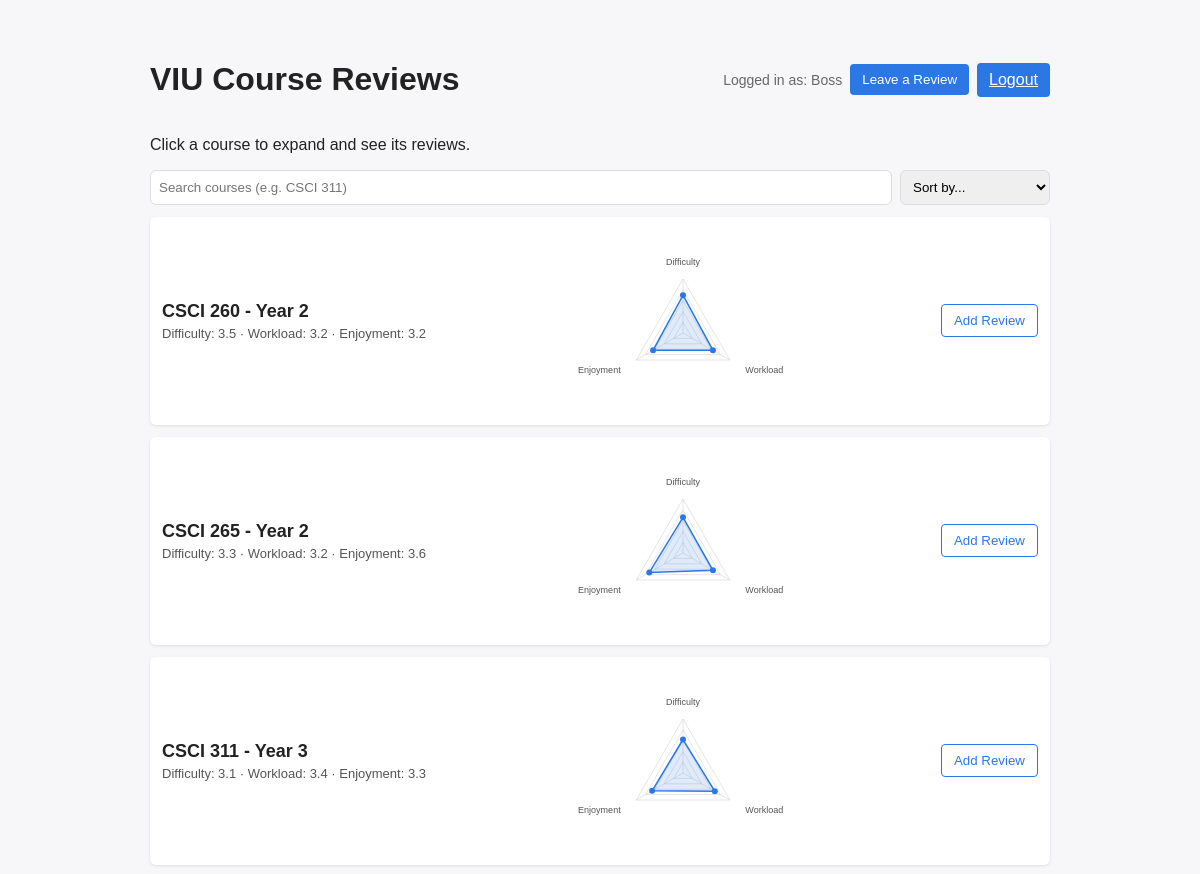
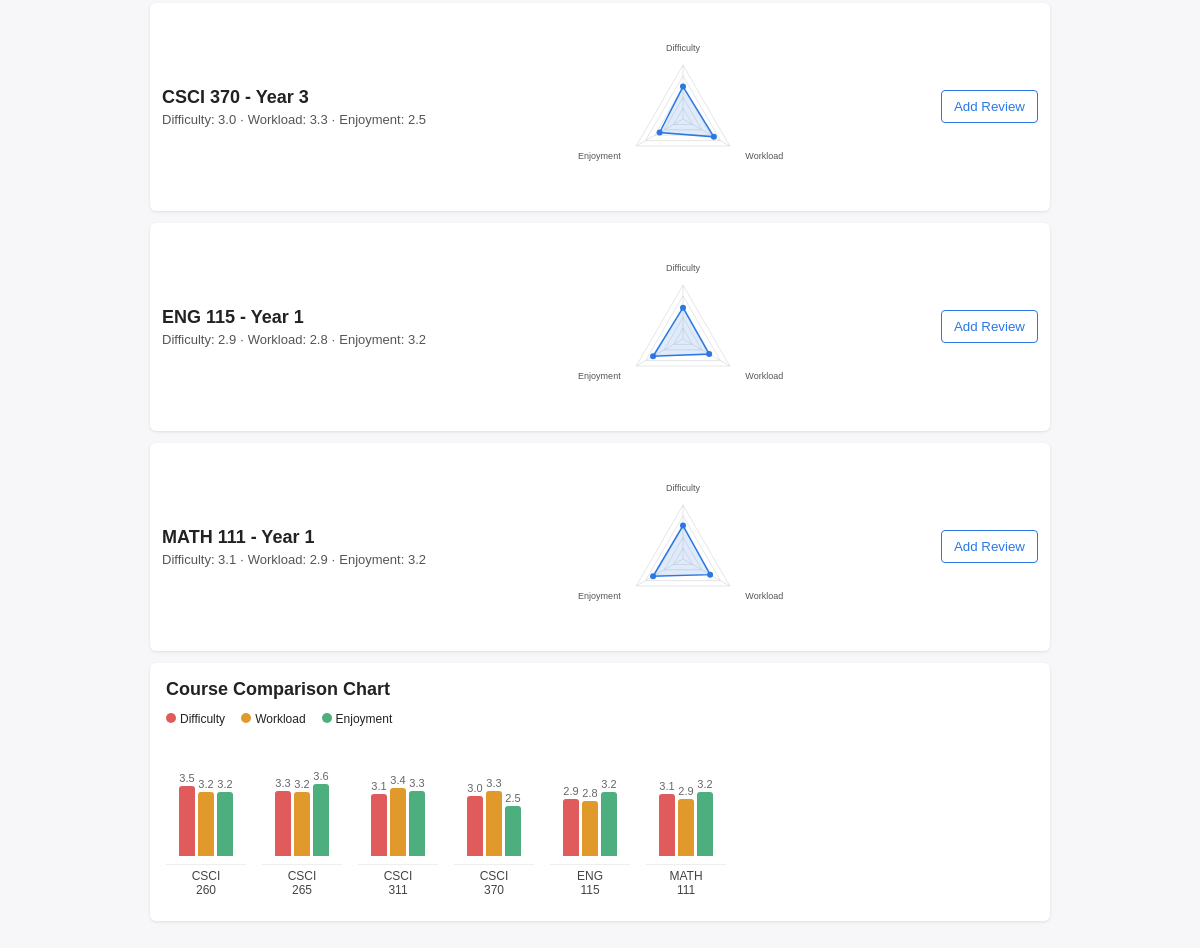
Screenshot of / (signed in) with the database file from the repository (2 pictures, top to bottom).
### app.py (models this page shows, shortened)
class Users(UserMixin, db.Model):
    __tablename__ = 'user'
    id = db.Column(db.Integer, primary_key=True)
    username = db.Column(db.String(50), unique=True, nullable=False)
    password = db.Column(db.String(50), nullable=False)
    roles = db.relationship('Role', secondary=roles_users, backref='roled')

class CourseModel(db.Model):
    id = db.Column(db.Integer, primary_key=True)  # course number e.g. 311
    program = db.Column(db.String(32), nullable=False)  # e.g. CSCI
    courseYear = db.Column(db.Integer, nullable=False)
    reviews = db.relationship('ReviewModel', backref='course', cascade='all, delete-orphan', lazy=True)
    def average_ratings(self):
        if not self.reviews:
            return {'difficulty': None, 'workLoad': None, 'enjoyment': None}
        count = len(self.reviews)
        avg_d = sum(r.difficulty for r in self.reviews) / count
        avg_w = sum(r.workLoad for r in self.reviews) / count
        avg_e = sum(r.enjoyment for r in self.reviews) / count
        return {
            'difficulty': round(avg_d, 1),
            'workLoad': round(avg_w, 1),
            'enjoyment': round(avg_e, 1)
        }

### app.py (the view)
@app.route('/')
def home():
    courses = get_courses()
    return render_template('home.html', courses=courses)

### app.py (called while the page is built)
def get_courses():
    courses = {}
    for c in CourseModel.query.order_by(CourseModel.program, CourseModel.id).all():
        courses[c.id] = c
    return courses

@login_manager.user_loader
def loadUser(user_id):
    return Users.query.get(int(user_id))

### templates/home.html (shortened to what this page needs)
<!DOCTYPE html>
<html>
<head>
</head>
<body>
    <div class="container">
        <div class="header">
            <h1>VIU Course Reviews</h1>
            <div style="display: flex; gap: 8px; align-items: center;">
                {% if current_user.is_authenticated %}
                <span style="color: #666; font-size: 14px;">Logged in as: {{ current_user.username }}</span>
                <button class="btn" onclick="location.href='/createReview'">Leave a Review</button>
                <a class="btn" href="/logout">Logout</a>
                {% else %}
                <a class="btn" href="/login">Login</a>
                <a class="btn" href="/register">Register</a>
                {% endif %}
            </div>
        </div>
        <p>Click a course to expand and see its reviews.</p>
        <div style="margin: 12px 0; display: flex; gap: 8px;">
            <input id="course-search" placeholder="Search courses (e.g. CSCI 311)"
                   style="flex: 1; padding: 8px; border-radius: 6px; border: 1px solid #ddd;" />
            <select id="course-sort" style="padding: 8px; border-radius: 6px; border: 1px solid #ddd;">
                <option value="">Sort by...</option>
            </select>
        </div>
        <div id="course-list">
            {% for num, c in courses.items() %}
            {% set avg = c.average_ratings() %}
            <div class="card"
                 data-search="{{ c.program }} {{ c.id }}"
                 data-difficulty="{{ avg.difficulty if avg.difficulty is not none else '' }}"
                 data-workload="{{ avg.workLoad if avg.workLoad is not none else '' }}"
                 data-enjoyment="{{ avg.enjoyment if avg.enjoyment is not none else '' }}">
                <details>
                    <summary>
                        <div class="course-row">
                            <div>
                                <div class="course-title">{{ c.program }} {{ c.id }} - Year {{ c.courseYear }}</div>
                                <div style="font-size: 13px; color: #555; margin-top: 4px;">
                                    {% if avg.difficulty is not none %}
                                    Difficulty: {{ avg.difficulty }} · Workload: {{ avg.workLoad }} · Enjoyment: {{ avg.enjoyment }}
                                    {% else %}
                                    No ratings yet
                                    {% endif %}
                                </div>
                            </div>
                            <div class="triangle-chart"
                                 data-difficulty="{{ avg.difficulty if avg.difficulty is not none else 0 }}"
                                 data-workload="{{ avg.workLoad if avg.workLoad is not none else 0 }}"
                                 data-enjoyment="{{ avg.enjoyment if avg.enjoyment is not none else 0 }}">
                            </div>
                            {% if current_user.is_authenticated %}
                            <button class="btn outline" onclick="location.href='/createReview?course={{ c.id }}'; event.stopPropagation();">
                                Add Review
                            </button>
                            {% else %}
                            <button class="btn outline" onclick="location.href='/login'; event.stopPropagation();">
                                Login to leave a review
                            </button>
                            {% endif %}
                        </div>
                    </summary>
                </details>
            </div>
            {% endfor %}
        </div>
        <div class="chart-card">
            <details open>
                <summary style="list-style: none; font-size: 18px; font-weight: 600;">
                    Course Comparison Chart
                </summary>
                <div style="margin-top: 12px;">
                    <div class="chart-legend">
                        <span><span class="legend-dot" style="background:#e05c5c;"></span>Difficulty</span>
                        <span><span class="legend-dot" style="background:#e09a2b;"></span>Workload</span>
                        <span><span class="legend-dot" style="background:#4caf7d;"></span>Enjoyment</span>
                    </div>
                    {% set has_any = namespace(value=false) %}
                    {% for num, c in courses.items() %}
                    {% set avg = c.average_ratings() %}
                    {% if avg.difficulty is not none %}{% set has_any.value = true %}{% endif %}
                    {% endfor %}
                    {% if has_any.value %}
                    <div class="chart-body">
                        {% for num, c in courses.items() %}
                        {% set avg = c.average_ratings() %}
                        {% if avg.difficulty is not none %}
                        <div class="chart-course">
                            <div class="chart-bars-group">
                                <div class="bar-col">
                                    <span class="bar-val">{{ avg.difficulty }}</span>
                                    <div class="bar-fill bar-difficulty" data-h="{{ (avg.difficulty / 5 * 100)|int }}"></div>
                                </div>
                                <div class="bar-col">
                                    <span class="bar-val">{{ avg.workLoad }}</span>
                                    <div class="bar-fill bar-workload" data-h="{{ (avg.workLoad / 5 * 100)|int }}"></div>
                                </div>
                                <div class="bar-col">
                                    <span class="bar-val">{{ avg.enjoyment }}</span>
                                    <div class="bar-fill bar-enjoyment" data-h="{{ (avg.enjoyment / 5 * 100)|int }}"></div>
                                </div>
                            </div>
                            <div class="chart-course-label">{{ c.program }}<br>{{ c.id }}</div>
                        </div>
                        {% endif %}
                        {% endfor %}
                    </div>
                    {% else %}
                    <p style="color: #999; font-size: 14px;">No ratings yet</p>
                    {% endif %}
                </div>
            </details>
        </div>
    </div>
</body>
</html>

### templates/home.html (style rules this page uses)
body { font-family: Arial, sans-serif; background: #f7f7f9; color: #222; }
.container { max-width: 900px; margin: 24px auto; padding: 16px; }
.header { display: flex; justify-content: space-between; align-items: center; }
.card { background: white; border-radius: 6px; box-shadow: 0 1px 3px rgba(0,0,0,0.1); margin: 12px 0; padding: 12px; }
.course-row { display: flex; justify-content: space-between; align-items: center; }
.course-title { font-size: 18px; font-weight: 600; }
.btn { background: #2b78e4; color: white; border: none; padding: 8px 12px; border-radius: 4px; cursor: pointer; }
.btn.outline { background: white; color: #2b78e4; border: 1px solid #2b78e4; }
details summary { cursor: pointer; list-style: none; }
.chart-card { background: white; border-radius: 6px; box-shadow: 0 1px 3px rgba(0,0,0,0.1); padding: 16px; margin: 12px 0; }
.chart-legend { display: flex; gap: 16px; font-size: 12px; margin-bottom: 10px; }
.legend-dot { width: 10px; height: 10px; border-radius: 50%; display: inline-block; margin-right: 4px; }
.chart-body { display: flex; align-items: flex-end; gap: 16px; overflow-x: auto; padding-bottom: 8px; }
.chart-course { display: flex; flex-direction: column; align-items: center; gap: 4px; min-width: 80px; }
.chart-bars-group { display: flex; align-items: flex-end; gap: 3px; height: 120px; }
.bar-col { display: flex; flex-direction: column; justify-content: flex-end; align-items: center; gap: 2px; }
.bar-fill { width: 16px; border-radius: 3px 3px 0 0; }
.bar-difficulty { background: #e05c5c; }
.bar-workload { background: #e09a2b; }
.bar-enjoyment { background: #4caf7d; }
.bar-val { font-size: 11px; color: #666; }
.chart-course-label { font-size: 12px; text-align: center; color: #444; margin-top: 4px; border-top: 1px solid #eee; padding-top: 4px; width: 100%; }

### rows the page displays
Users: username "Boss"
CourseModel: program "CSCI", id "260", courseYear "2", difficulty "3.5", workLoad "3.2", enjoyment "3.2"
CourseModel: program "CSCI", id "265", courseYear "2", difficulty "3.3", workLoad "3.2", enjoyment "3.6"
CourseModel: program "CSCI", id "311", courseYear "3", difficulty "3.1", workLoad "3.4", enjoyment "3.3"
CourseModel: program "CSCI", id "370", courseYear "3", difficulty "3.0", workLoad "3.3", enjoyment "2.5"
CourseModel: program "ENG", id "115", courseYear "1", difficulty "2.9", workLoad "2.8", enjoyment "3.2"
CourseModel: program "MATH", id "111", courseYear "1", difficulty "3.1", workLoad "2.9", enjoyment "3.2"
